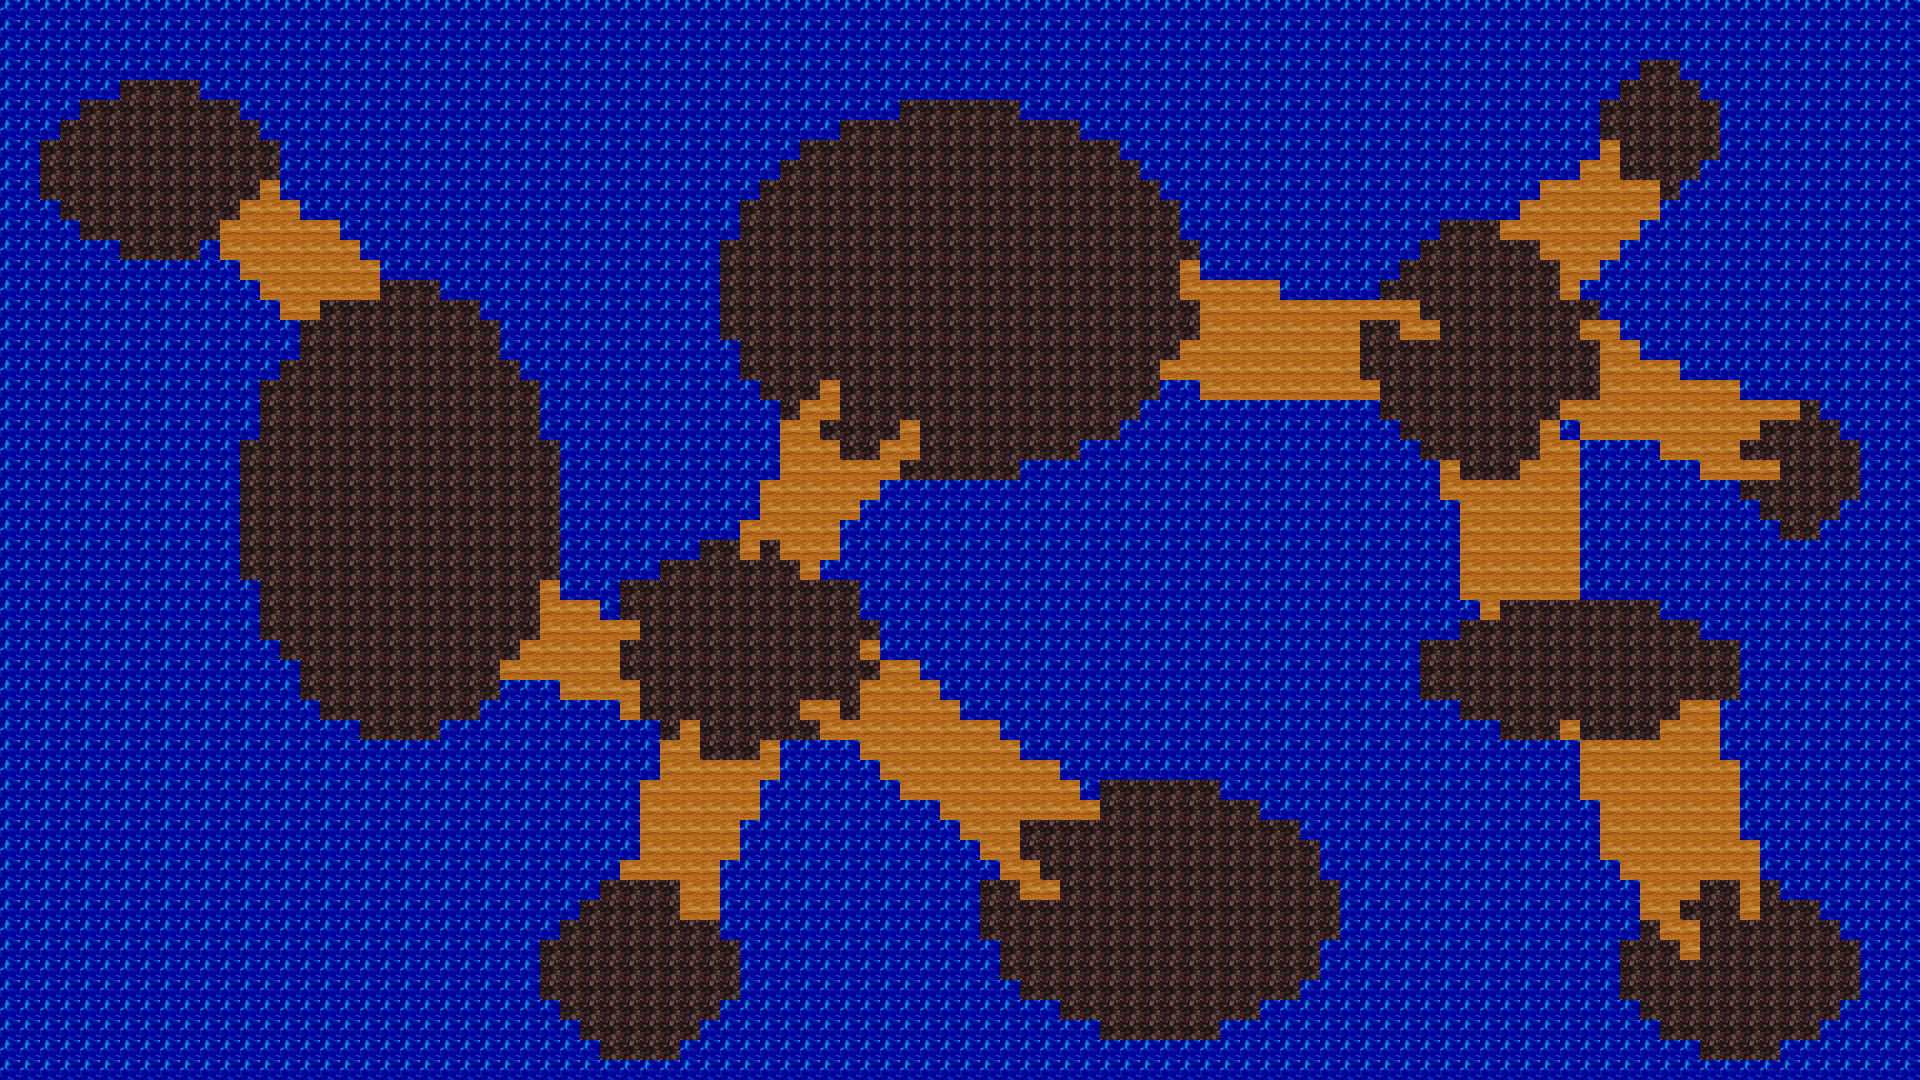

This game map was drawn from its Tiled (.tmx) file and the tilesets committed beside it. A one-line description and the trimmed map source follow:
An orthogonal 96x54 tile map with 20x20 px tiles, 1 tile layer (terrain), 3 tilesets.

<map version="1.2" tiledversion="1.2.4" orientation="orthogonal" renderorder="right-down" width="96" height="54" tilewidth="20" tileheight="20" infinite="0" nextlayerid="2" nextobjectid="1">
 <tileset firstgid="1" name="water" tilewidth="20" tileheight="20" tilecount="1" columns="1">
  <properties>
   <property name="blocked" type="bool" value="true" />
  </properties>
  <image source="water.png" width="20" height="20" />
  <tile id="0">
   <properties>
    <property name="blocked" type="bool" value="true" />
   </properties>
  </tile>
 </tileset>
 <tileset firstgid="2" name="dirt" tilewidth="20" tileheight="20" tilecount="1" columns="1">
  <image source="dirt.png" width="20" height="20" />
 </tileset>
 <tileset firstgid="3" name="wood" tilewidth="20" tileheight="20" tilecount="1" columns="1">
  <image source="wood.png" width="20" height="20" />
 </tileset>
 <layer id="1" name="terrain" width="96" height="54">
  <data>[5184 cells, 5184 non-empty, 3 distinct tile ids]</data>
 </layer>
</map>